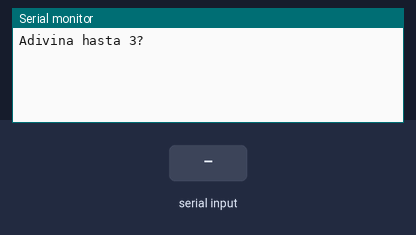
This sketch was run on a simulated Arduino Uno, built with avr-gcc and run on an emulated ATmega328P. On the bench: the last lines printed to the serial monitor. The test bench sets the inputs (shaded band). Random numbers use the default seed unless the sketch sets one.

Above: at 0.9 s.
1.0 s: "90,45\n" received over Serial
At 1.6 s:
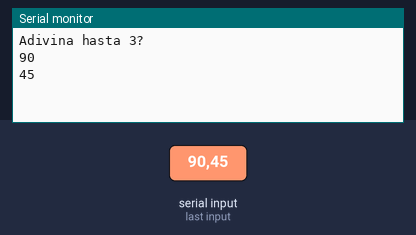
2.5 s: "30,150\n" received over Serial
At 4.7 s:
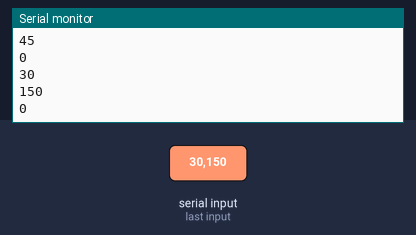
Timing chart, 0 to 6.2 s (numbered marks = the images above; inputs shaded):
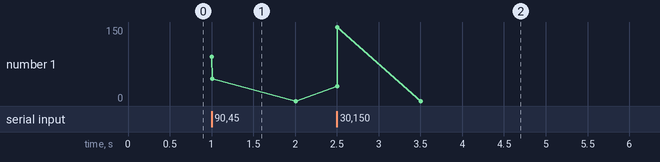

The sketch:

arduino.37.azardowhile4numeros.ino
```cpp
int x = 0;   //numero x que se genera al azar
int n = 0;   //numero que ingresar a la loteria

void setup() {
  Serial.begin(9600); //velocidad serial
  randomSeed(11);     //semilla de azar, cambias este valor para generar azar
  x = random(3);      //numero al azar
  Serial.println("Adivina hasta 3?");

  do                  //inicio de bucle do--while
  {

    if (Serial.available() > 0) { //si dato en serial se entra
      n = Serial.parseInt();      //dato en serial entero en n
      Serial.println(n);
    }

  } while (x != n); //si x es igual a n se sale de bucle do-while

  Serial.print("Adivinaste el numero era ");   //sales de bucle y adios
  Serial.println(x);   //sales de bucle y adios
  Serial.println("Prueba cambiando el valor de randomSeed(11)");
}

void loop() {              //no usamos loop para que el programa tenga fin
}
```

Measured:
- after the input at 1.0 s, the serial monitor: prints a new line at once (image 1)
- after the input at 2.5 s, the serial monitor: prints a new line at once (image 2)
